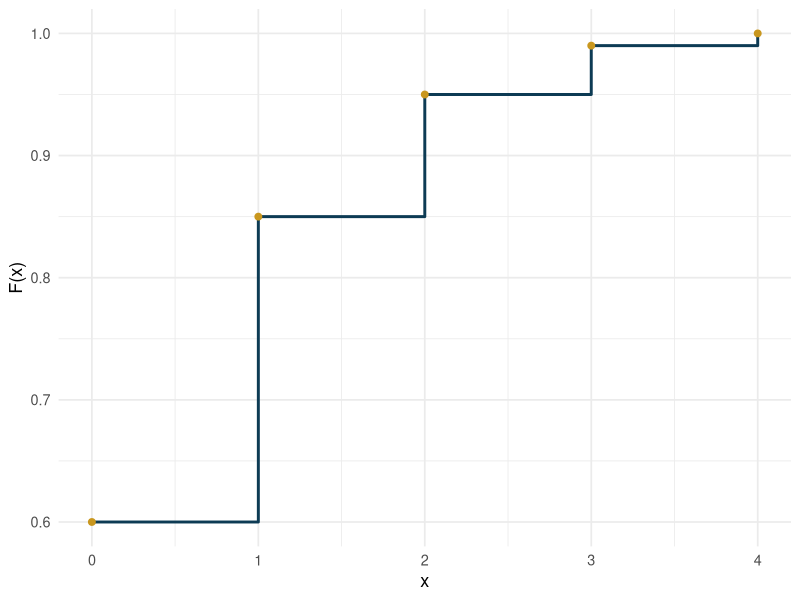

Source code (R):
## ---- chunk 1
knitr::opts_chunk$set(echo = TRUE, warning = FALSE, message = FALSE, fig.retina = 2)
suppressPackageStartupMessages(library(tidyverse))
## ---- chunk 2
sinistros <- tibble(x = 0:4, p = c(0.60, 0.25, 0.10, 0.04, 0.01)) |>
  mutate(F = cumsum(p))
sinistros
## ---- chunk 3
ggplot(sinistros, aes(x, F)) + geom_step(color="#0d3b54", linewidth=1) +
  geom_point(color="#c9971e", size=2) +
  labs(x="x", y="F(x)") + theme_minimal(base_size=13)
## ---- chunk 4
sinistros$F[sinistros$x == 2]         # F(2)
1 - sinistros$F[sinistros$x == 1]     # P(X >= 2) = 1 - F(1)
